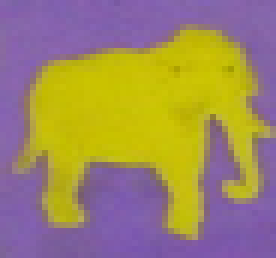
//> input picture Build/Products/Debug/template_elephant.png, 46 x 43 px (shown 6 times larger)
$ ./main   (built with g++ and OpenCV 4)
//> lines starting //> are read from the running program, lines starting //| are printed output that depends on the picture; after the words box and inside, x2 and y2 are one past the last pixel; in counts of white or black regions, pixels touching at a corner belong together; pictures that were not available may be replaced by others from this repository, and a replacement may not be noted
### GeneralHoughTransform/Code/Inspector.hpp
//
//  Inspector.hpp
//  GeneralHoughTransform
//
//  Created by Kai Zhang on 2017-02-24.
//  Copyright © 2017 Kai Zhang. All rights reserved.
//

#ifndef Inspector_hpp
#define Inspector_hpp

#include <stdio.h>
#include "opencv2/highgui/highgui.hpp"
#include "opencv2/imgproc/imgproc.hpp"
#include <thread>
#include <string>
#include <iostream>

using namespace cv;
void inspect(Mat image);
#endif /* Inspector_hpp */

### MatrixAccess.hpp
//
//  MatrixAccess.hpp
//  GeneralHoughTransform
//
//  Created by Kai Zhang on 2017-02-22.
//  Copyright © 2017 Kai Zhang. All rights reserved.
//

#ifndef MatrixAccess_hpp
#define MatrixAccess_hpp

#include <stdio.h>
#include <iostream>
#include "stdlib.h"
#include <fstream>
#include "opencv2/highgui/highgui.hpp"
#include "opencv2/imgproc/imgproc.hpp"
#include <thread>
#include <string>

using namespace cv;
using namespace std;

class MatrixAccess {

public:
    float access(Mat, int, int);
    Mat copy(Mat);

};


#endif /* MatrixAccess_hpp */

### GeneralHoughTransform/Code/VoteAccumulator.hpp
//
//  VoteAccumulator.hpp
//  GeneralHoughTransform
//
//  Created by Kai Zhang on 2017-02-24.
//  Copyright © 2017 Kai Zhang. All rights reserved.
//

#ifndef VoteAccumulator_hpp
#define VoteAccumulator_hpp

#include <stdio.h>
#include "opencv2/highgui/highgui.hpp"
#include "opencv2/imgproc/imgproc.hpp"
#include <thread>
#include <string>
#include <iostream>
#include "Rtable.hpp"

using namespace cv;

class VoteAccumulator {
    float maxScale = 1.1;
    float scaleStep = 0.05;
    int wiggleMin = 0; //angle delta in degrees
    int wiggleMax = 180; //angle delta in degrees
    int intervals = 60;
 public:
    Mat accumulate(Mat edgeMat, Mat phiMat, Rtable table);


};


#endif /* VoteAccumulator_hpp */

### GeneralHoughTransform/Code/Rtable.hpp
//
//  Rtable.hpp
//  GeneralHoughTransform
//
//  Created by Kai Zhang on 2017-02-24.
//  Copyright © 2017 Kai Zhang. All rights reserved.
//

#ifndef Rtable_hpp
#define Rtable_hpp

#include "opencv2/highgui/highgui.hpp"
#include "opencv2/imgproc/imgproc.hpp"
using namespace cv;
typedef std::vector<std::vector<Vec2i>> Rtable;


#endif /* Rtable_hpp */

### GeneralHoughTransform/Code/TableGenerator.hpp
//
//  TableGenerator.hpp
//  GeneralHoughTransform
//
//  Created by Kai Zhang on 2017-02-17.
//  Copyright © 2017 Kai Zhang. All rights reserved.
//

#ifndef TableGenerator_hpp
#define TableGenerator_hpp

#include <stdio.h>
#include "opencv2/highgui/highgui.hpp"
#include "opencv2/imgproc/imgproc.hpp"
#include <thread>
#include <string>
#include <iostream>
#include "Rtable.hpp"

using namespace cv;

typedef std::vector<std::vector<Vec2i>> Rtable;
typedef unsigned char uchar;

struct Rpoint3{
    int dx;
    int dy;
    float phi;
};

class TableGenerator {
    int rowCount;//= template_img.rows;
    int columnCount;//= template_img.cols;
    int matType;
    Mat grayImage;
    Mat edgeImage;
    void normFloat(Mat &mat);
    void setReferencePoint();
    Vec2i referencePoint;
    Mat dx;
    Mat dy;
    Mat xContour(Mat grayscale);
    Mat yContour(Mat grayscale);
    void buildRPoints();
    std::vector<Rpoint3> points;
    ////////
    String type2str(int type);

    void initRtable(int intervals);
    void readRtable();
    int intervals = 60;
    Rtable table;
    float setRange(int intervals);
    const float pi = 3.14159265f;
    // width of template contour
    int wtemplate;
    // minimum and maximum width of scaled contour
    int wmin;
    int wmax;
    // minimum and maximum rotation allowed for template
    float phimin;
    float phimax;
    // dimension in pixels of squares in imagete
    int rangeXY;
    // interval to increase scale
    int rangeS;
    void debugPrint(Mat matrix);
    Mat buildAngles(Mat edgeImage, Mat dx, Mat dy);
public:
    Mat detectEdges(Mat source);

    void inspectTable(Rtable table);
    Rtable generate(Mat grayImage);
    Mat phiMat(Mat source);
};

#endif /* TableGenerator_hpp */

### GeneralHoughTransform/Code/ObjectDetection.hpp
//
//  ObjectDetection.hpp
//  GeneralHoughTransform
//
//  Created by Kai Zhang on 2017-02-17.
//  Copyright © 2017 Kai Zhang. All rights reserved.
//

#ifndef ObjectDetection_hpp
#define ObjectDetection_hpp

#include <stdio.h>
#include "opencv2/highgui/highgui.hpp"
#include "opencv2/imgproc/imgproc.hpp"
#include <thread>
#include <string>
#include <iostream>
#include "TableGenerator.hpp"
#include "VoteAccumulator.hpp"

using namespace cv;

class ObjectDetection {

    Mat grayScaleOf(String object);
public:
    Mat detect(String, String);

};

#endif /* ObjectDetection_hpp */

### GeneralHoughTransform/Code/Inspector.cpp
//
//  Inspector.cpp
//  GeneralHoughTransform
//
//  Created by Kai Zhang on 2017-02-24.
//  Copyright © 2017 Kai Zhang. All rights reserved.
//

#include "Inspector.hpp"

void inspect(Mat image){
    Mat inspect = image.clone();
    normalize(image, inspect, 0, 1, NORM_MINMAX, CV_32F);
    imshow("inspecting", inspect);
    std::cout << "Mat Type:" << inspect.type() << std::endl;
    imwrite( "../output/inspection.jpg", inspect );
    waitKey(0);
}

### GeneralHoughTransform/Code/VoteAccumulator.cpp
//
//  VoteAccumulator.cpp
//  GeneralHoughTransform
//
//  Created by Kai Zhang on 2017-02-24.
//  Copyright © 2017 Kai Zhang. All rights reserved.
//

#include "VoteAccumulator.hpp"
#include "Inspector.hpp"
using namespace std;

// [9 lines left out: function copyToMap, not called in this run]

void highPass(Mat src, Mat &dst, float portion) {
    float max = 0;
    float min = 0;
    for (int i = 0; i < src.cols; i++) {
        for (int j = 0; j < src.rows; j++) {
            float val = src.at<float>(j, i);
            if ( val < min ) {
                min = val;
            } else if (val > max) {
                max = val;
            }
        }
    }
    float cutoff = (max - min) * portion + min;
    for (int i = 0; i < src.cols; i++) {
        for (int j = 0; j < src.rows; j++) {
            float val = src.at<float>(j, i);
            if ( val > cutoff ) {
                dst.at<float>(j,i) = val;
            } else {
                dst.at<float>(j,i) = 0;
            }
        }
    }
}
Mat VoteAccumulator::accumulate(Mat edgeMat, Mat phiMat, Rtable table) {
    Mat inspection = Mat(edgeMat.rows, edgeMat.cols, CV_32F, cvScalar(0));
    //for each edge point in edgeMat
    for (int i=0; i<edgeMat.cols; ++i) {
        for (int j=0; j<edgeMat.rows; ++j) {
            if ( (int) edgeMat.at<uchar>(j,i) == 255  ) {
                //determine its angle
                float angle = (float) phiMat.at<float>(j,i);
                //find the bin for the angle
                float divisor = 360 / (float)intervals;
                int bin = cvRound(angle / divisor) % intervals;

                for (int wiggle = wiggleMin; wiggle <= wiggleMax; wiggle += divisor) {
                    int binOffset = wiggle / divisor;
                    int newBin = ( bin + binOffset + intervals ) % intervals;
                    int scaleSteps = ( maxScale - 1 ) / scaleStep;
                    for (int s = 0; s < scaleSteps; s++) {
                        float scale = 1 + s * scaleStep;
                        for (int k = 0; k < table[newBin].size(); k++) {
                            int scaledDeltaY = cvRound((float)table[newBin][k](0) * scale);
                            int scaledDeltaX = cvRound((float)table[newBin][k](1) * scale);

                            inspection.at<float>(j - scaledDeltaY,i - scaledDeltaX) += 1;
                        }
                    }
                }


            }

        }
    }
    blur(inspection, inspection, Size(11,11));
//    medianBlur(inspection, inspection, 5);
    highPass(inspection, inspection, 0.85);
    inspect(inspection);


    return inspection;
}

### GeneralHoughTransform/Code/TableGenerator.cpp
//
//  TableGenerator.cpp
//  GeneralHoughTransform
//
//  Created by Kai Zhang on 2017-02-17.
//  Copyright © 2017 Kai Zhang. All rights reserved.
//
#include "TableGenerator.hpp"
#include <iostream>
#include "stdlib.h"
#include <fstream>
#include "opencv2/highgui/highgui.hpp"
#include "opencv2/imgproc/imgproc.hpp"
#include <thread>
#include <string>
#include <iostream>
#include <unistd.h>
#include "MatrixAccess.hpp"
#include "Inspector.hpp"

using namespace std;

// [22 lines left out: function type2str, not called in this run]

void TableGenerator::initRtable(int intervals){
    table.clear();
    table.resize(intervals);
}

// [10 lines left out: functions normFloat, setRange, not called in this run]

void TableGenerator::setReferencePoint(){
    referencePoint[0] = rowCount/2;
    referencePoint[1] = columnCount/2;
}

void TableGenerator::buildRPoints(){
    int mindx = INT_MAX;
    int maxdx = INT_MIN;
    points.clear();

    Mat inspectionMat;
    inspectionMat.create( edgeImage.size(), CV_32F);
    for (int i=0; i<edgeImage.cols-1; ++i) {
        for (int j=0; j<edgeImage.rows-1; ++j) {
        if ( edgeImage.at<uchar>(j,i) == 255  ) {
            float vx = dx.at<float>(j,i);
            float vy = dy.at<float>(j,i);
            Rpoint3 entry;
            //float mag = std::sqrt( float(vx*vx+vy*vy) );
            entry.dy = i - referencePoint(1);
            entry.dx = j - referencePoint(0);
            // update further right and left dx
            if (entry.dx < mindx) mindx=entry.dx;
            if (entry.dx > maxdx) maxdx=entry.dx;
            points.push_back( entry );
            const float theta = fmod(fastAtan2(vy, vx), 360);
            const float thetaScale = 360.0 / intervals;
            const int n = cvRound(theta / thetaScale) % intervals;
//            cout << "vx: " << vx << ", vy: " << vy << endl;
//            cout << "theta: " << theta << ", n: " << n << endl;
            table[n].push_back( Vec2i(entry.dx, entry.dy) );
           inspectionMat.at<float>(j, i) = theta;
        }


    }}

    wtemplate = maxdx-mindx+1;
}


Mat TableGenerator::buildAngles(Mat edgeImage, Mat dx, Mat dy){
    Mat tempMat;
    tempMat.create(edgeImage.size(), CV_32F);
    for (int i=0; i<edgeImage.cols-1; ++i) {
        for (int j=0; j<edgeImage.rows-1; ++j) {
            if ( edgeImage.at<uchar>(j,i) == 255  ) {
                float vx = dx.at<float>(j,i);
                float vy = dy.at<float>(j,i);
                const float theta = fmod(fastAtan2(vy, vx), 360);
                tempMat.at<float>(j,i) = theta;
            }
        }}
    return tempMat;
}


// [4 lines left out: function debugPrint, not called in this run]

Mat TableGenerator::xContour(Mat grayscale){
    Mat mat;
    mat.create(grayscale.size(), CV_32F);
    Sobel(grayscale, mat, CV_32F, 1, 0, CV_SCHARR);
    return mat;
}

Mat TableGenerator::yContour(Mat grayscale){
    Mat mat;
    mat.create(grayscale.size(), CV_32F);
    Sobel(grayscale, mat, CV_32F, 0, 1, CV_SCHARR);
    return mat;
}


Mat TableGenerator::detectEdges(Mat source) {
    Mat edgeMat;
    blur( source, edgeMat, Size(3,3) );
    int thr1 = 1, thr2 = 100;
    Canny( edgeMat, edgeMat, thr1, thr2, 3 );
    return edgeMat;
}

void TableGenerator::inspectTable(Rtable table) {
    for (int i = 0; i < table.size(); i++) {
        cout << "interval " << i << ":" << endl;
        std::vector<Vec2i> entries = table[i];
        for (int j = 0; j < entries.size(); j++) {
            cout << "(" << entries[j](0) << " ";
            cout << entries[j](1) << ")" << ", ";
        }
        cout << endl;
    }
    cout << "end intervals" << endl;
}

Mat TableGenerator::phiMat(Mat source) {
    Mat blurred;
    blurred.create(source.size(), CV_32F);
    medianBlur(source, blurred, 5);
    Mat tempAngleMat;
    tempAngleMat.create(source.size(), CV_32F);
    Mat tempEdge = detectEdges(blurred);
    Mat tempDx = xContour(blurred);
    Mat tempDy = yContour(blurred);
    tempAngleMat = buildAngles(tempEdge, tempDx, tempDy);
    return tempAngleMat;
}

Rtable TableGenerator::generate(Mat gray) {
    grayImage = gray;

    rowCount = grayImage.rows;
    columnCount = grayImage.cols;
    edgeImage = detectEdges(grayImage);
    // for each edge point, record its angle relative to reference
    setReferencePoint();
    dx = xContour(grayImage);
    dy = yContour(grayImage);
    initRtable(intervals);
    buildRPoints();

    return table;
}

### GeneralHoughTransform/Code/ObjectDetection.cpp
//
//  ObjectDetection.cpp
//  GeneralHoughTransform
//
//  Created by Kai Zhang on 2017-02-17.
//  Copyright © 2017 Kai Zhang. All rights reserved.
//

#include "ObjectDetection.hpp"
#include "Inspector.hpp"
// [9 lines left out: function loadImage, not called in this run]

Mat overlay(Mat &graySource, Mat accumulation) {
    Mat copy = graySource.clone();
    for (int i = 0; i < graySource.cols; i++) {
        for (int j = 0; j < graySource.rows; j++) {
            if (accumulation.at<float>(j,i) > 0) {
                circle(copy, Point(i,j),50, Scalar(0,0,255),0, 6,0);
            }
        }
    }
    return copy;
}

Mat ObjectDetection::detect(String source, String object) {


    Mat grayObject = grayScaleOf(object);
    TableGenerator tabler = TableGenerator();
    Mat graySource = grayScaleOf(source);
    medianBlur(graySource, graySource, 5);
    Mat sourceEdge = tabler.detectEdges(graySource);
    Mat sourcePhiMat = tabler.phiMat(graySource);

// [4 lines of commented-out code are left out]

    Rtable rTable = tabler.generate(grayObject);
    tabler.inspectTable(rTable);
    VoteAccumulator acc = VoteAccumulator();
    Mat accumulation = acc.accumulate(sourceEdge, sourcePhiMat, rTable); //uchar
    inspect(accumulation);
    Mat overlaid = overlay(graySource, accumulation);
    /*

     Vec2i objectPosition = detectObject(bear, ghtModel);
     Mat detectedImage = putCircleIntoAt(source, objectPosition);

     */
    inspect(overlaid);

    return graySource;
}


Mat ObjectDetection::grayScaleOf(String object) {
    Mat objectMat;
    if (object == "bear") {
        objectMat = imread("template_bear.png", 1);
    } else if (object == "elephant") {
        objectMat = imread("template_elephant.png", 1);
    } else if (object == "Q") {
        objectMat = imread("template_Q.png", 1);
    } else if (object == "K") {
        objectMat = imread("template_K.png", 1);
    } else if (object == "block") {
        return loadImage("block.tif");
    } else if (object == "animals") {
        objectMat = imread("animals.jpg");
    } else if (object == "blockelement") {
        return loadImage("blockelement.png");
    }else if (object == "blockscience") {
        return loadImage("blockscience.png");
    }else if (object == "letters") {
        return loadImage("letters.png");
    }
    Mat tempMat;

    cvtColor(objectMat, tempMat, CV_BGR2GRAY);
//    Mat edgeImage = detectEdges(tempMat);
    return tempMat;
}

### GeneralHoughTransform/Code/main.cpp

//  main.cpp
//  GeneralHoughTransform
//
//  Created by Kai Zhang on 2017-02-10.
//  Copyright © 2017 Kai Zhang. All rights reserved.
//
#include <iostream>
#include "stdlib.h"
#include <fstream>
#include "opencv2/highgui/highgui.hpp"
#include "opencv2/imgproc/imgproc.hpp"
#include <thread>
#include <string>
#include <iostream>
#include <unistd.h>
#include "GHT.cpp"
#include "ObjectDetection.hpp"
#include "MatrixAccess.hpp"

using namespace cv;
using namespace std;

void runGHT(char c){
    //c = 't'; // create template
    //c = 'r'; // run algorithm
    if (c == 't'){
        GenHoughTrnf ght;
        ght.createTemplate();
    } else if (c == 'r'){
        GenHoughTrnf ght;
        //ght.setTresholds(180, 250);
        ght.createRtable();
        //Mat detect_img = imread("files\\Img_01.png", 1);
        Mat detect_img = imread("animals.jpg", 1);
        //Mat detect_img = imread("files\\Img_03.png", 1);
        ght.accumulate(detect_img);
        ght.bestCandidate();
    }
}

int main(int argc, const char * argv[]) {
//    runGHT('t');

    //real thing
    ObjectDetection detector = ObjectDetection();
//    Mat detectedBear = detector.detect("animals", "bear");
    Mat detectedElephant = detector.detect("animals", "elephant");
//> in grayScaleOf, objectMat is the input picture: 43 rows x 46 cols, CV_8UC3; mean B, G, R 99, 135.4, 157.7
//> call 2 of grayScaleOf, with object = "animals"
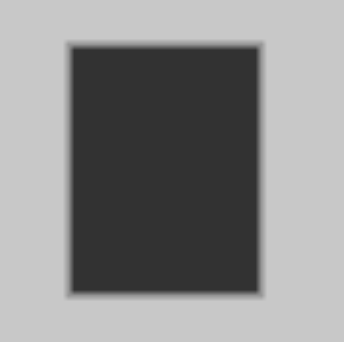
//> input picture Build/Products/Debug/blockelement.png, 344 x 342 px, given in place of animals.jpg, which was not available
//> in grayScaleOf, objectMat is the input picture: 342 rows x 344 cols, CV_8UC3; min 50, max 200, mean 139.3
//> in detect, `medianBlur(graySource, graySource, 5);`: graySource: 342 rows x 344 cols, CV_8UC1; min 50, max 200, mean 139.3
//> in detectEdges, `Canny( edgeMat, edgeMat, thr1, thr2, 3 );`:
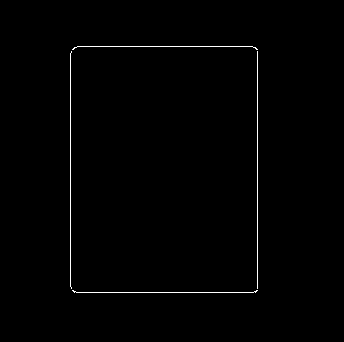
//> edgeMat: 342 rows x 344 cols, CV_8UC1; 0.73% white in thin lines or dots, all inside (x1, y1, x2, y2) = (70, 46, 258, 293)
//> in detectEdges (call 2), `Canny( edgeMat, edgeMat, thr1, thr2, 3 );`: edgeMat: 342 rows x 344 cols, CV_8UC1; 0.73% white in thin lines or dots, all inside (x1, y1, x2, y2) = (70, 46, 259, 293)
//> in detectEdges (call 3), `Canny( edgeMat, edgeMat, thr1, thr2, 3 );`: edgeMat: 43 rows x 46 cols, CV_8UC1; 10.3% white in thin lines or dots, all inside (x1, y1, x2, y2) = (2, 4, 46, 40)
//> in yContour (call 2), `Sobel(grayscale, mat, CV_32F, 0, 1, CV_SCHARR);`:
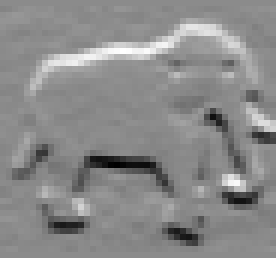
//> mat: 43 rows x 46 cols, CV_32FC1 (shown 6 times larger); min -1050, max 874, mean -5.5; drawn with min black and max white
//> the loop in buildRPoints, `for (int i=0; i<edgeImage.cols-1; ++i)` made 45 passes
//> (mindx, maxdx) on passes 1 to 12: (2147483647, -2147483648), (2147483647, -2147483648), (7, 7), (4, 7), (2, 7), (-8, 7), (-9, 7), (-10, 14), (-11, 16), (-11, 16), (-11, 16), (-11, 16)
//> after the loop in buildRPoints, `for (int i=0; i<edgeImage.cols-1; ++i)`:
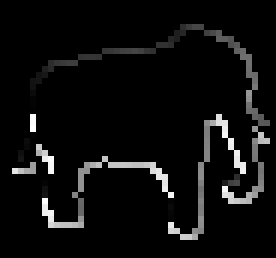
//> inspectionMat: 43 rows x 46 cols, CV_32FC1 (shown 6 times larger); min 0, max 359.8, mean 18.8; drawn with min black and max white
//> after the loop in buildRPoints, `for (int i=0; i<edgeImage.cols-1; ++i)`: mindx = -17; maxdx = 18; points = 201 items
//> in buildRPoints, `wtemplate = maxdx-mindx+1;`: wtemplate = 36
//> in detect, `Rtable rTable = tabler.generate(grayObject);`: rTable = 60 items
//> the loop in inspectTable, `for (int i = 0; i < table.size(); i++)` made 60 passes
//> entries on passes 1, 3, 4, 5, 8, 10, 11, 12, 14, 15, 17, 18: 4 items: [-3, -18], [0, -18], [12, -16], [8, -15], 2 items: [3, -19], [13, 5], 2 items: [2, -19], [-6, -18], 4 items: [4, -20], [-7, -18], [10, -16], [11, -16], 4 items: [-10, -16], [-16, 6], [-15, 6], [9, 14], 2 items: [-15, 5], [-16, 7], 3 items: [-11, -15], [-10, -15], [8, 16], 3 items: [-13, 2], [-14, 5], [-17, 7], 3 items: [-12, -9], [-12, -8], [-13, -5], 4 items: [-11, -13], [-11, -11], [-13, -4], [-17, 8], 3 items: [-13, -2], [-13, -1], [-17, 10], 3 items: [-17, 9], [-16, 12], [9, 16]
//| interval 0:
//| interval 1:
//| interval 2:
//| interval 3:
//| interval 4:
//| interval 5:
//| interval 6:
//| interval 7:
//> (output is shown up to pass 8 of 60)
//> in accumulate, `blur(inspection, inspection, Size(11,11));`:
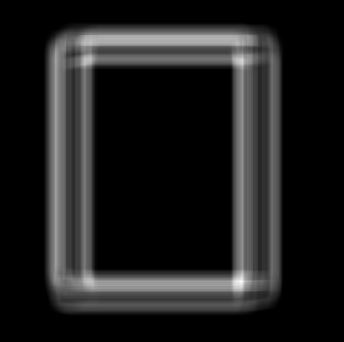
//> inspection: 342 rows x 344 cols, CV_32FC1; min 0, max 12.83, mean 1.53; drawn with min black and max white
//> the loop in highPass, `for (int i = 0; i < src.cols; i++)` made 344 passes
//> max on passes 1 to 3: 0, 0, 0
//> after the loop in highPass, `for (int i = 0; i < src.cols; i++)`: min = 0; max = 12.83
//> in highPass, `float cutoff = (max - min) * portion + min;`: cutoff = 10.91
//> in inspect, `normalize(image, inspect, 0, 1, NORM_MINMAX, CV_32F);`: inspect: 342 rows x 344 cols, CV_32FC1; min 0, max 1, mean 0.000459
//| Mat Type:5
//| Mat Type:5
//> after the loop in overlay, `for (int i = 0; i < graySource.cols; i++)`:
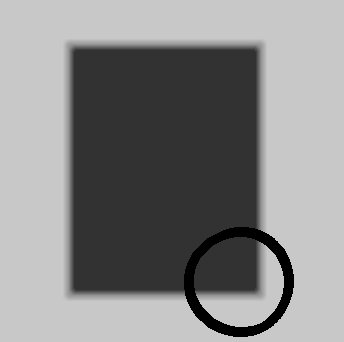
//> copy: 342 rows x 344 cols, CV_8UC1; min 0, max 200, mean 135.3
//> in inspect (call 3), `normalize(image, inspect, 0, 1, NORM_MINMAX, CV_32F);`:
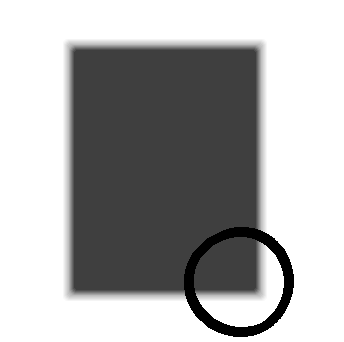
//> inspect: 342 rows x 344 cols, CV_32FC1; min 0, max 1, mean 0.677
//| Mat Type:5
// [14 lines of commented-out code are left out]
    return 0;
}
